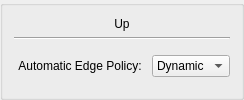
            <widget class="QGroupBox" name="groupBox">
             <property name="title">
              <string/>
             </property>
             <layout class="QVBoxLayout" name="verticalLayout_3" stretch="0,0,0">
              <item>
               <widget class="QPushButton" name="pushButton">
                <property name="enabled">
                 <bool>true</bool>
                </property>
                <property name="focusPolicy">
                 <enum>Qt::FocusPolicy::NoFocus</enum>
                </property>
                <property name="styleSheet">
                 <string notr="true">QPushButton {
  background: transparent;
  border: none;
}
QPushButton::pressed {
  background:none;
  border: none;
}</string>
                </property>
                <property name="text">
                 <string>Up</string>
                </property>
                <property name="icon">
                 <iconset theme="go-up"/>
                </property>
                <property name="flat">
                 <bool>true</bool>
                </property>
               </widget>
              </item>
              <item>
               <widget class="Line" name="line">
                <property name="orientation">
                 <enum>Qt::Orientation::Horizontal</enum>
                </property>
               </widget>
              </item>
              <item>
               <layout class="QFormLayout" name="formLayout">
                <property name="fieldGrowthPolicy">
                 <enum>QFormLayout::FieldGrowthPolicy::AllNonFixedFieldsGrow</enum>
                </property>
                <property name="rowWrapPolicy">
                 <enum>QFormLayout::RowWrapPolicy::WrapLongRows</enum>
                </property>
                <property name="labelAlignment">
                 <set>Qt::AlignmentFlag::AlignLeading|Qt::AlignmentFlag::AlignLeft|Qt::AlignmentFlag::AlignVCenter</set>
                </property>
                <property name="formAlignment">
                 <set>Qt::AlignmentFlag::AlignLeading|Qt::AlignmentFlag::AlignLeft|Qt::AlignmentFlag::AlignVCenter</set>
                </property>
                <item row="0" column="0">
                 <widget class="QPushButton" name="pushButton_5">
                  <property name="sizePolicy">
                   <sizepolicy hsizetype="Minimum" vsizetype="Fixed">
                    <horstretch>0</horstretch>
                    <verstretch>0</verstretch>
                   </sizepolicy>
                  </property>
                  <property name="palette">
                   <palette>
                    <active>
                     <colorrole role="Highlight">
                      <brush brushstyle="SolidPattern">
                       <color alpha="0">
                        <red>61</red>
                        <green>174</green>
                        <blue>233</blue>
                       </color>
                      </brush>
                     </colorrole>
                     <colorrole role="Accent">
                      <brush brushstyle="SolidPattern">
                       <color alpha="0">
                        <red>61</red>
                        <green>174</green>
                        <blue>233</blue>
                       </color>
                      </brush>
                     </colorrole>
                    </active>
                    <inactive>
                     <colorrole role="Highlight">
                      <brush brushstyle="SolidPattern">
                       <color alpha="0">
                        <red>61</red>
                        <green>174</green>
                        <blue>233</blue>
                       </color>
                      </brush>
                     </colorrole>
                     <colorrole role="Accent">
                      <brush brushstyle="SolidPattern">
                       <color alpha="0">
                        <red>61</red>
                        <green>174</green>
                        <blue>233</blue>
                       </color>
                      </brush>
                     </colorrole>
                    </inactive>
                    <disabled>
                     <colorrole role="Accent">
                      <brush brushstyle="SolidPattern">
                       <color alpha="0">
                        <red>61</red>
                        <green>174</green>
                        <blue>233</blue>
                       </color>
                      </brush>
                     </colorrole>
                    </disabled>
                   </palette>
                  </property>
                  <property name="focusPolicy">
                   <enum>Qt::FocusPolicy::NoFocus</enum>
                  </property>
                  <property name="text">
                   <string>Automatic Edge Policy:</string>
                  </property>
                  <property name="icon">
                   <iconset theme="media-playback-start"/>
                  </property>
                  <property name="flat">
                   <bool>true</bool>
                  </property>
                 </widget>
                </item>
                <item row="0" column="1">
                 <widget class="KComboBox" name="kcfg_topEdgePolicy">
                  <property name="currentIndex">
                   <number>0</number>
                  </property>
                  <item>
                   <property name="text">
                    <string>Dynamic</string>
                   </property>
                   <property name="icon">
                    <iconset theme="view-refresh"/>
                   </property>
                  </item>
                  <item>
                   <property name="text">
                    <string>Shrink</string>
                   </property>
                   <property name="icon">
                    <iconset theme="list-remove"/>
                   </property>
                  </item>
                  <item>
                   <property name="text">
                    <string>Ignore</string>
                   </property>
                   <property name="icon">
                    <iconset theme="dialog-cancel"/>
                   </property>
                  </item>
                 </widget>
                </item>
               </layout>
              </item>
             </layout>
            </widget>
